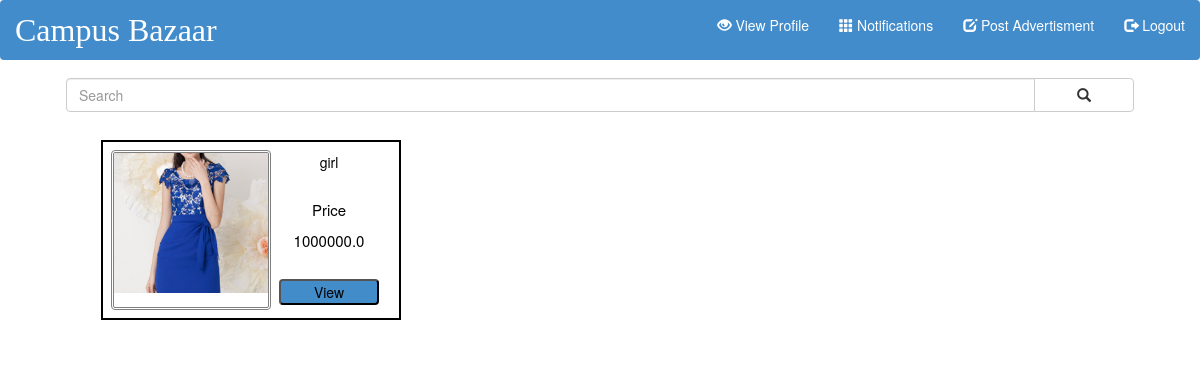
The page /app/feed/ (signed in) on the database as committed earlier.
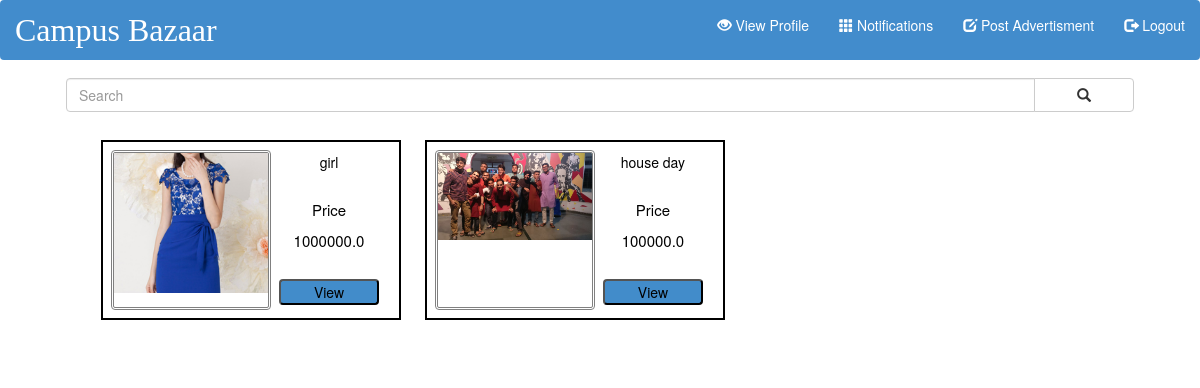
The same page on the database as committed later.
### app/models.py (models this page shows)
class Advertisement(models.Model):
	user = models.ForeignKey(Profile,on_delete=models.DO_NOTHING)
	image = models.ImageField(upload_to = 'ad_pic/', default = 'ad_pic/bat.png')
	title = models.CharField(max_length = 200)
	description = models.CharField(max_length = 500)
	tags=models.ManyToManyField(Tag)
	price = models.FloatField(default=0.0)
	timestamp = models.DateTimeField(auto_now_add=True)
	status=models.IntegerField(default=-1)
	def __str__(self):
		return str(self.id)

### app/views.py (the view)
@csrf_exempt
@login_required(login_url='/app/')
def feed(request):
	assert(request.method == 'GET')
	profile = Profile.objects.filter(user=request.user)[0]
	ads =  list(Advertisement.objects.filter(user=profile))
	return render(request, 'feed.html', {'ads':ads,'media_url': MEDIA_URL})

### templates/feed.html (shortened to what this page needs)
{% extends 'theme.html' %}
{% load static %}
{% load bootstrap3 %}
{% load crispy_forms_tags %}
{% load crispy_forms_field %}
{% block body %}
<body>
	<ul class="col-lg-6" id="searchBar">
        <form class="navbar-form" role="search" method="POST" action="{% url 'loginURL' %}">
          <div class="input-group">
              <input type="text" class="form-control" placeholder="Search" name="search_query" id="search_query">
              <div class="input-group-btn">
                  <button class="btn btn-default" type="submit"><i class="glyphicon glyphicon-search"></i></button>
              </div>
          </div>
        </form>
    </ul>
	<div class="container" >
		<ul id="product_list" >
			{% for ad in ads %}
			<li style="display: inline-block;">
				<div class="container" id="product_box">
					<div  id="product_image">
						<img src={{media_url}}{{ad.image}} >
					</div>
					<div  id="product_detail">
							<header id="product_title"> {{ad.title}}</header>
							<div class="container" id="price_tag">
								<p style="display:  inline-block;"> Price </p>
								<p id ="price" style="display:  inline-block;"> {{ad.price}}</p>
							</div>
							<div id="product_view" >
<button id="view_button" onclick="location.href = '/app/product/?ad={{ad}}';" > View </button>
							</div>
					</div>
				</div>
			</li>
			{% endfor %}
		</ul>
	</div>
</body>
{% endblock %}

### templates/theme.html (shortened to what this page needs)
{% load static %}
<!DOCTYPE html>
<html lang="en" style="height:100%">
   <head>
      <link rel="stylesheet" href="{% static 'global/css/bootstrap.min.css' %}">
   </head>
   <body style="height:100%; color: black">
      <nav class="navbar navbar-inverse" style="background-color: #428ccc">
        <div class="container-fluid">
          <div class="navbar-header" >
            <a class="navbar-brand" href="{% url 'feed' %}">Campus Bazaar</a>
          </div>
          <ul class="nav navbar-nav navbar-right">
            <li><a href="{% url 'userProfile' %}"><span class="glyphicon glyphicon-eye-open"></span> View Profile </a></li>
            <li><a href="#"><span class="glyphicon glyphicon-th"></span> Notifications</a></li>
            <li><a href="{% url 'adForm' %}"><span class="glyphicon glyphicon-edit"></span> Post Advertisment </a></li>
            <li><a href="{% url 'logoutURL' %}"><span class="glyphicon glyphicon-log-out"></span> Logout </a></li>
          </ul>
        </div>
      </nav>
      <div class="bg-1">
        <div style="margin-left:3%; margin-right:3%;  color: white">
         {% block body %}{% endblock %}
         <br>
        </div>
      </div>
   </body>
</html>

### templates/theme.html (style rules this page uses)
.navbar { background-color: #428cca; }
.bg-1 { color: gray; }
.navbar-form .input-group { display: inline-table; vertical-align: middle; }
.navbar-form .input-group .input-group-addon, .navbar-form .input-group .input-group-btn, .navbar-form .input-group .form-control { width: auto; }
.navbar-form .input-group { width: 100%; }
.navbar-form .input-group .input-group-addon, .navbar-form .input-group .input-group-btn { width: 1px; }
.navbar-form .input-group .form-control { width: 100%; }
.nav.navbar-nav.navbar-right li a { color: white; }
.navbar-inverse .navbar-brand { color: white; margin: 5px; font-size: 32px; font-family: "Times New Roman", Times, serif; }
.navbar { position: relative; min-height: 60px; margin-bottom: 10px; border: 0px solid transparent; }

### templates/feed.html (style rules this page uses)
.bg-1 { background-color:white; }
#searchBar { width: 100%; }
#product_list { background-color: white }
#product_box { max-width: 300px; min-height: 180px; padding: 10px; margin:10px; background-color: white; overflow: hidden; border-style: solid; border-width: 2px; border-color: black; display:flex; color: black; }
#product_image { border: 1px double gray; border-radius: 2px; outline: 1px solid gray; outline-offset:1px; overflow: hidden; }
#product_detail { min-width: 120px; }
#product_title { display: block; height: 30%; text-align: center; }
#price_tag { display: inline-block; height: 50%; width: 100%; margin: 0px; text-align: center; }
#product_view { display: block; height: 20%; padding: 4px; width: 100%; display: flex; align-items: center; justify-content: center; }
button { width: 100px; border-radius: 4px; background: #428cca; }
p { font-size: 15px; }
img { max-width: 100%; height: auto; }

Rows that differ between the two databases and show on the page:
added Advertisement: image (picture), title "house day", price "100000.0"
